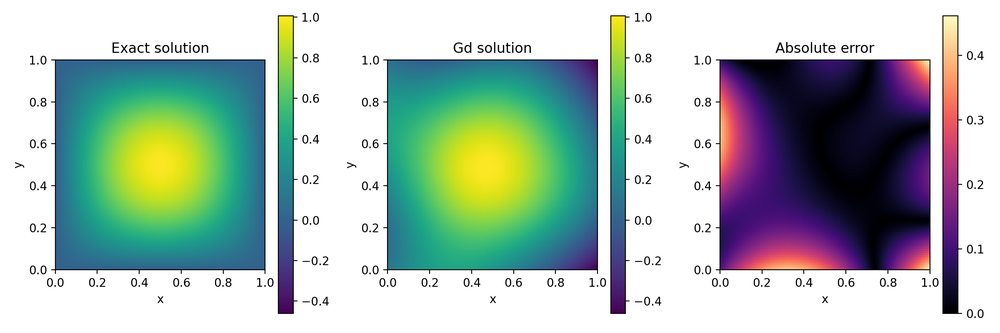
#> input picture Models/Comparison/logs/helmholtz_runs/20260311-091207-comparison-k5/gd_solution_comparison.png, 1000 x 333 px, shrunk from 2400 x 800 before the run
$ python image_merging.py
#> lines starting #> are read from the running program, lines starting #| are printed output that depends on the picture
from PIL import Image, ImageDraw, ImageFont

# 1. Load your images in order
images = [
    Image.open('gd_solution_comparison.png'),
    Image.open('adam_solution_comparison.png'),
    Image.open('precond_solution_comparison.png'),
    Image.open('engd_solution_comparison.png')
]
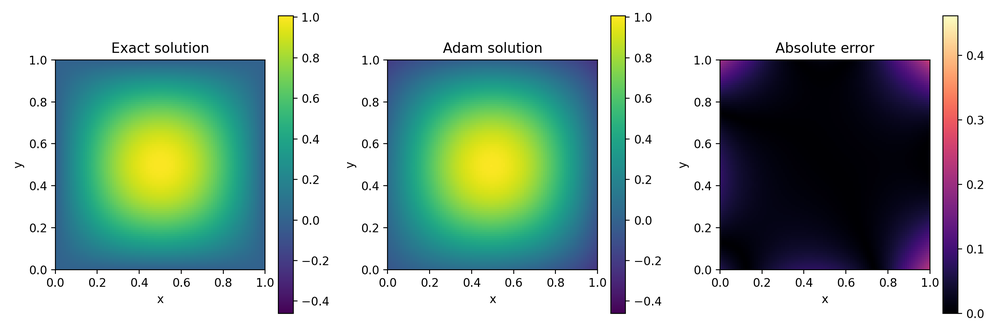
#> input picture Models/Comparison/logs/helmholtz_runs/20260311-091207-comparison-k5/adam_solution_comparison.png, 1000 x 333 px, shrunk from 2400 x 800 before the run
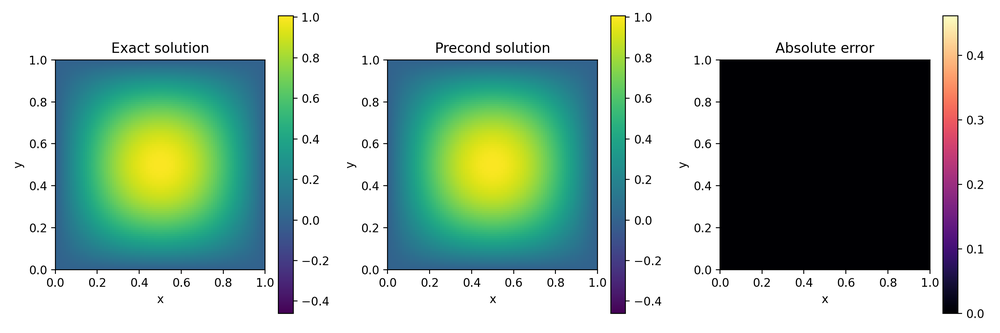
#> input picture Models/Comparison/logs/helmholtz_runs/20260311-091207-comparison-k5/precond_solution_comparison.png, 1000 x 333 px, shrunk from 2400 x 800 before the run
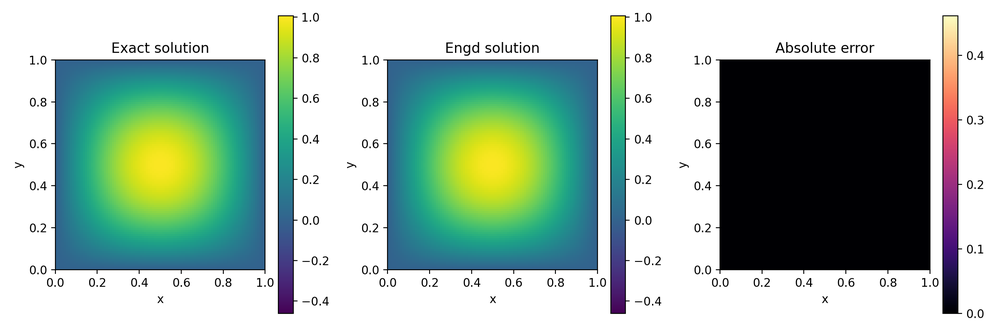
#> input picture Models/Comparison/logs/helmholtz_runs/20260311-091207-comparison-k5/engd_solution_comparison.png, 1000 x 333 px, shrunk from 2400 x 800 before the run

# 2. Setup the title and dimensions
title_text = "Comparison - K = 5"  # <--- CHANGE THIS TO YOUR TITLE
title_space = 100               # Pixels of blank space at the top for the title

widths, heights = zip(*(i.size for i in images))
#> widths = (1000, 1000, 1000, 1000); heights = (333, 333, 333, 333)
total_height = sum(heights) + title_space
#> total_height = 1432
max_width = max(widths)
#> max_width = 1000

# 3. Create a new blank image (white background)
new_im = Image.new('RGB', (max_width, total_height), color='white')
#> new_im: PIL image 1000x1432 RGB; every value is 255

# 4. Prepare to draw the text
draw = ImageDraw.Draw(new_im)

# Try to load a nice, large font. (Arial for Windows/Mac, DejaVu for Linux)
try:
    font = ImageFont.truetype("arial.ttf", 50)
except IOError:
    try:
        font = ImageFont.truetype("DejaVuSans.ttf", 50)
    except IOError:
        font = ImageFont.load_default()
        print("Note: Large font not found, using the small default font.")

# Center the title text
bbox = draw.textbbox((0, 0), title_text, font=font)
#> bbox = (0, 9, 487, 57)
text_width = bbox[2] - bbox[0]
#> text_width = 487
text_x = (max_width - text_width) // 2
#> text_x = 256
text_y = 25 # Padding from the very top edge

# Draw the title
draw.text((text_x, text_y), title_text, fill="black", font=font)

# 5. Paste each image under the title
y_offset = title_space
for im in images:
    new_im.paste(im, (0, y_offset))
    y_offset += im.size[1]
#> this loop made 4 passes
#> y_offset on passes 1 to 4: 433, 766, 1099, 1432
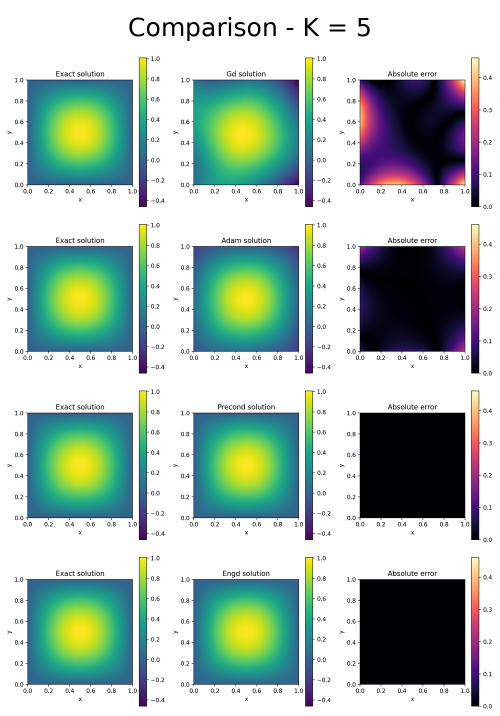
#> new_im: PIL image 1000x1432 RGB (shown at 1/2 size); mean R, G, B 170.8, 190.6, 181.1
#> after the loop, y_offset = 1432

# 6. Save the final result!
new_im.save('final_stacked_with_title.png')
print("Successfully combined with title!")
